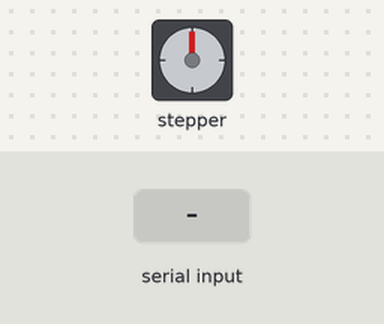
A sketch run on a simulated Arduino Uno, built with avr-gcc and run on an emulated ATmega328P. Parts: stepper motor. The test bench sets the inputs (shaded band). Stepper angles assume 250 steps per turn.

Above: at 1.2 s.
1.3 s: "S" received over Serial
At 1.45 s:
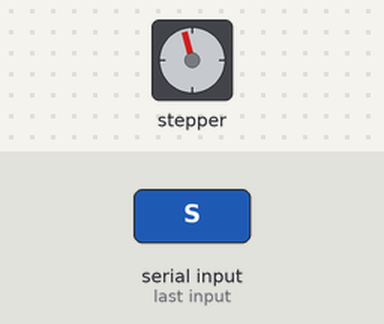
4.3 s: "C" received over Serial
At 4.7 s:
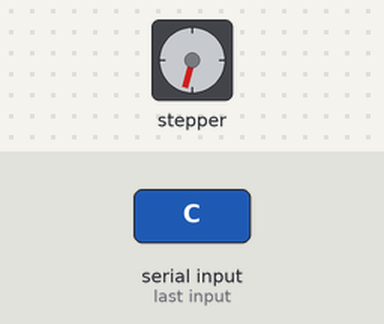
5.8 s: byte 115 ('s') received over Serial
At 6.55 s:
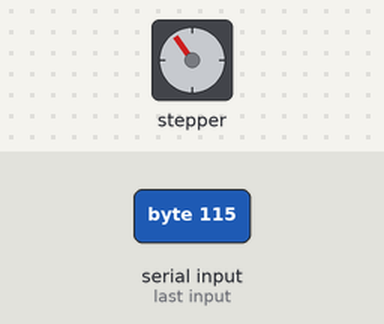
8.8 s: "c" received over Serial
At 9.3 s:
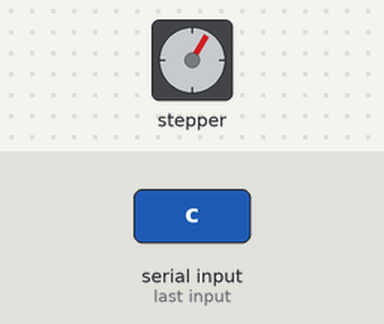
10.3 s: "r" received over Serial
At 11.5 s:
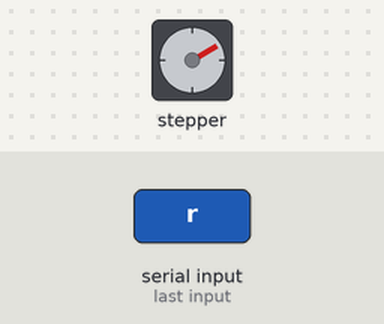
11.8 s: "R" received over Serial
At 12.8 s:
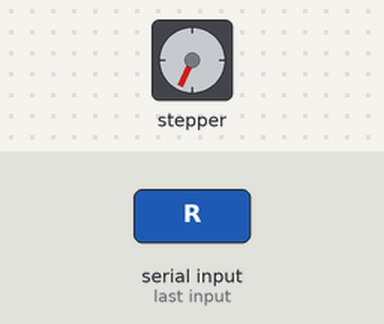
Timing chart, 0 to 14.5 s (numbered marks = the images above; inputs shaded):
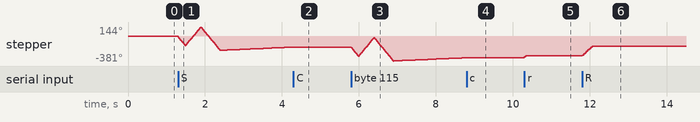

The sketch:

controle_antena_android_mini_motor.ino
```cpp
/*
 *
 * Mini Stepper Motor Controlled by Android and Arduino via Bluetooth
 * Author: Ricardo Lima Caratti - PU2CLR.
 *
 */


#include <Stepper.h>

#define REV 250
#define FAST_SPEED    120
#define MEDIUM_SPEED   90
#define SLOW_SPEED     50

Stepper  capacitor(REV, 8,9,10,11);

void setup() {
  Serial.begin(9600);
  capacitor.setSpeed(MEDIUM_SPEED);
  doSleep();
}

void doSleep() {

  digitalWrite(8,LOW);
  digitalWrite(9,LOW);
  digitalWrite(10,LOW);
  digitalWrite(11,LOW);

}

/*
** Looking for the best condition
** Obs: To be implemented
*/
void scan() {

  int i;
  char c;

  capacitor.setSpeed(FAST_SPEED);
  capacitor.step(-100);
  capacitor.step(200);
  capacitor.step(-250);
  capacitor.setSpeed(SLOW_SPEED);

  for(i = 0; i < 250; i++ ) {
    capacitor.step(1);
    // TO DO
    if (Serial.available())  {
      c = Serial.read();
      if ( c == 'C' || c == 'c' ) {        // Cancel if something is sent.
          capacitor.setSpeed(MEDIUM_SPEED);
          return;
      }
    }
    delay(50);
  }

  capacitor.setSpeed(MEDIUM_SPEED);
  capacitor.step(-100);

  doSleep();

}

void loop() {


  // read string from buffer (Bluetooth)
  if (Serial.available()) {

    switch ( Serial.read() ) {
      case '+':
      case '=':
           capacitor.step(1);
           break;
      case '-':
           capacitor.step(-1);
           break;
      case 'l':
           capacitor.step(-20);
           break;
      case 'r':
           capacitor.step(20);
           break;
      case 'L':
           capacitor.step(-100);
           break;
      case 'R':
           capacitor.step(100);;
           break;
       case 'S':
       case 's':
           scan();
           break;
       default:
          doSleep();
          break;
    }

  }
}
```

Measured:
- after the input at 1.3 s, stepper: turns 144° counter-clockwise in 0.18 s, then 288° clockwise in 0.38 s, then 360° counter-clockwise in 0.48 s, then 50° clockwise in 1.9 s
- after the input at 4.3 s, stepper: goes on until 4.3 s, then stays -165°
- after the input at 5.8 s, stepper: turns 144° counter-clockwise in 0.18 s, then 288° clockwise in 0.38 s, then 360° counter-clockwise in 0.48 s, then 51° clockwise in 1.9 s
- after the input at 8.8 s, stepper: goes on until 8.8 s, then stays -329°
- after the input at 10.3 s, stepper: goes -319° 0.04 s, then -300°, starting at once
- after the input at 11.8 s, stepper: turns 144° clockwise in 0.26 s, starting at once
